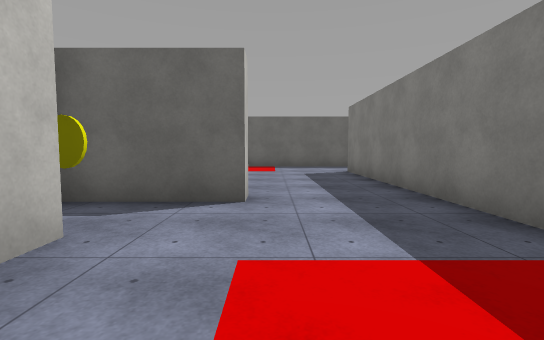
[1] (above)

22 first-person views from a walk through a 3-D level made in the Unity game engine. The camera is 1.3 m above the floor, tilts 4° down and sees 85° across. The floor is counted in squares, 2 m on a side. Each view is taken from the middle of a square. On the plan, view 1 faces up. The plan holds only what a view shows up to about 9 squares ahead; the rest is blank. The player character is not drawn. Surface patterns are stand-ins for the level's own textures.

[2]
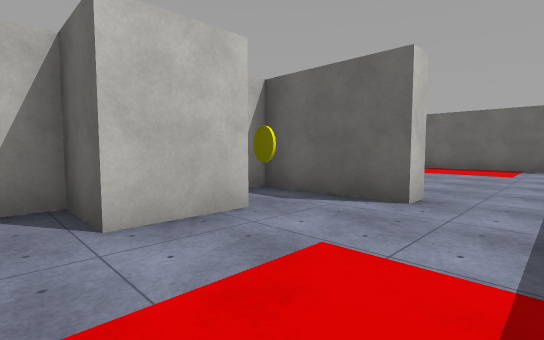

[3]
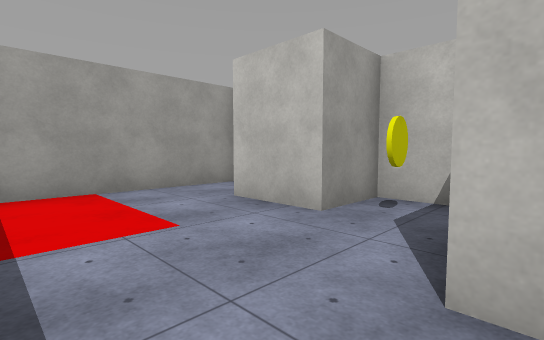

[4]
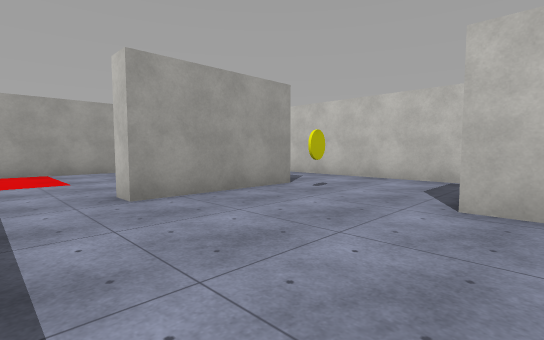

[5]
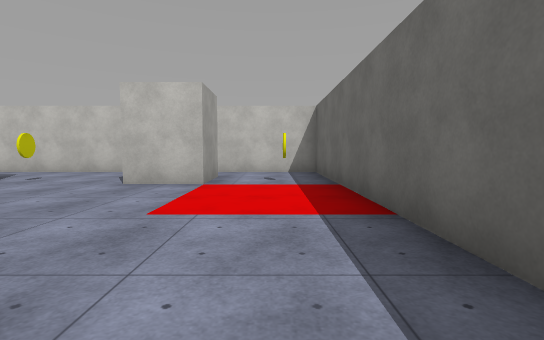

[6]
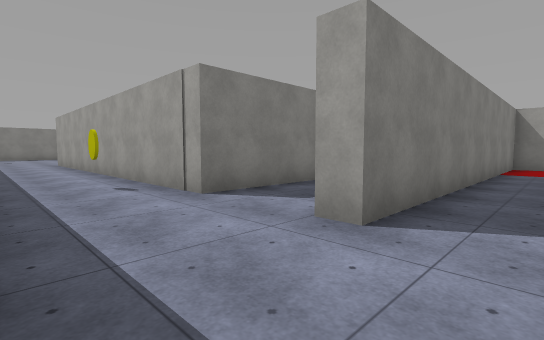

[7]
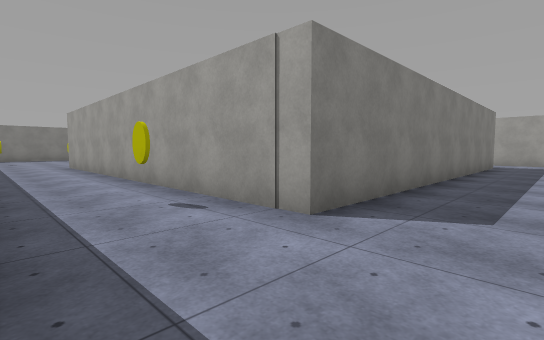

[8]
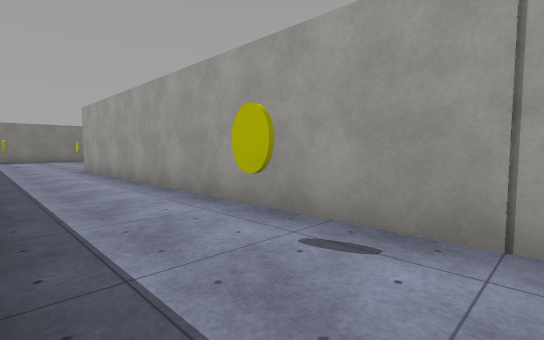

[9]
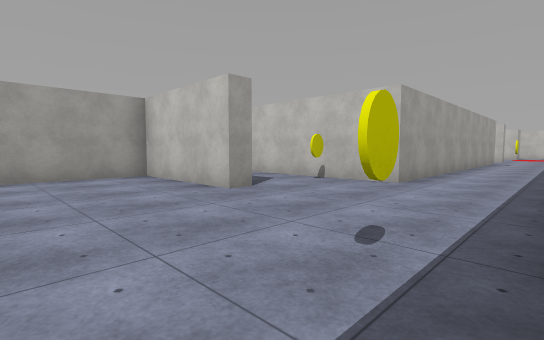

[10]
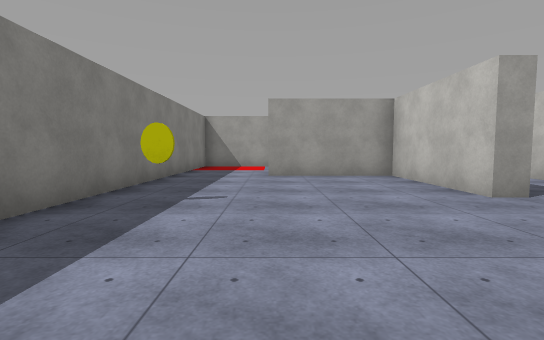

[11]
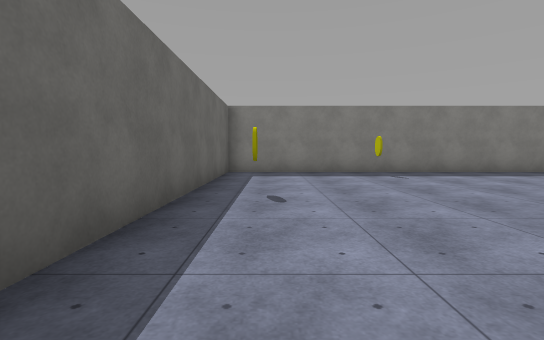

[12]
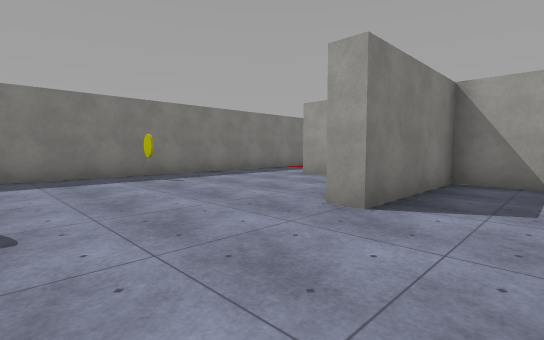

[13]
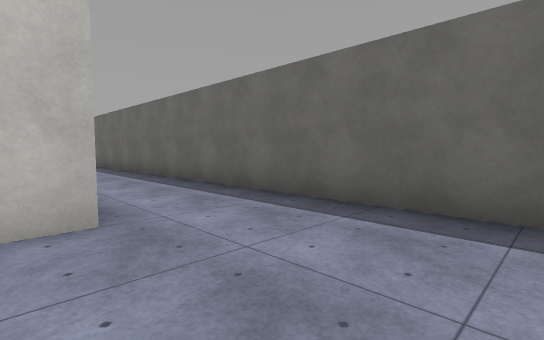

[14]
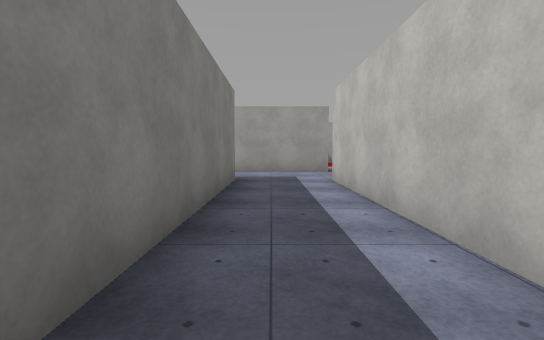

[15]
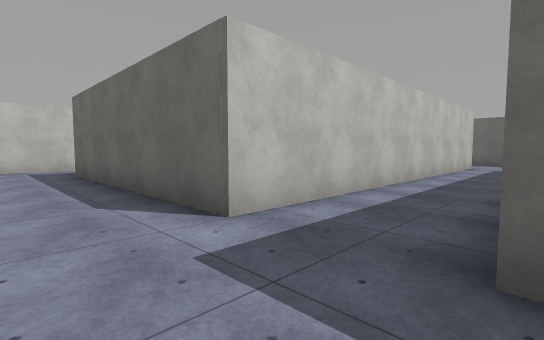

[16]
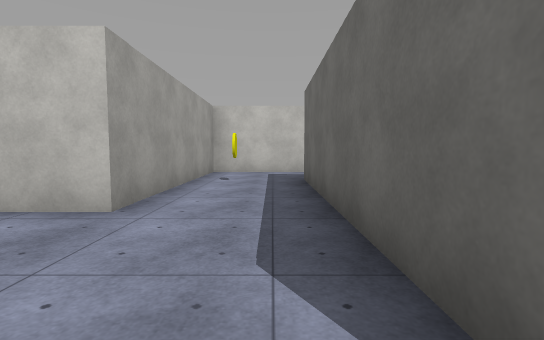

[17]
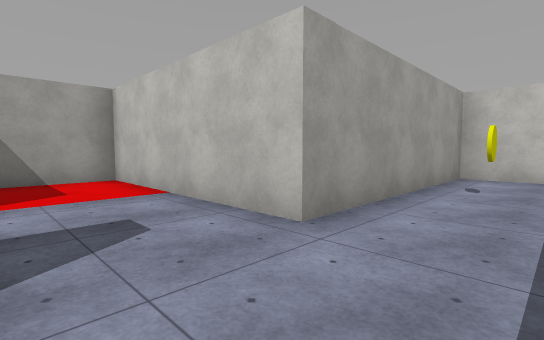

[18]
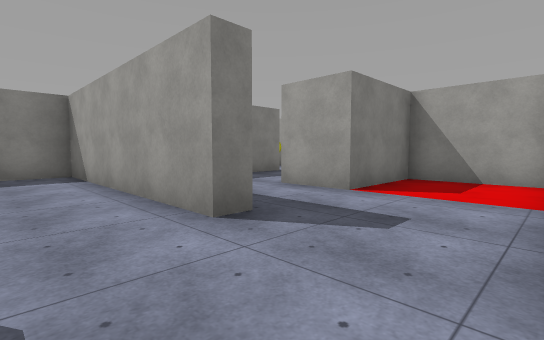

[19]
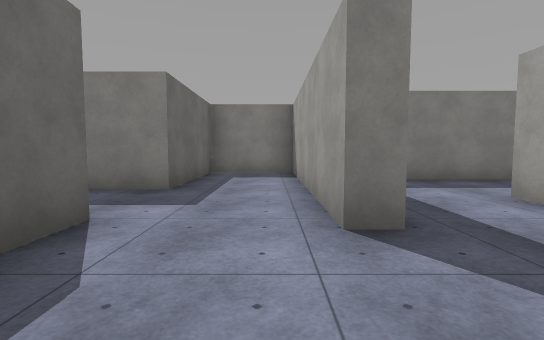

[20]
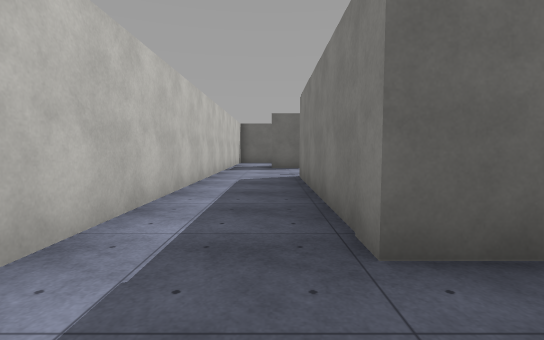

[21]
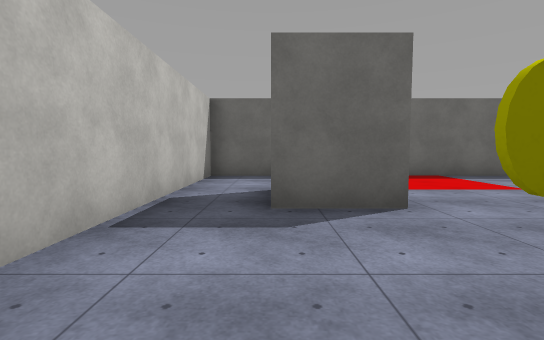

[22]
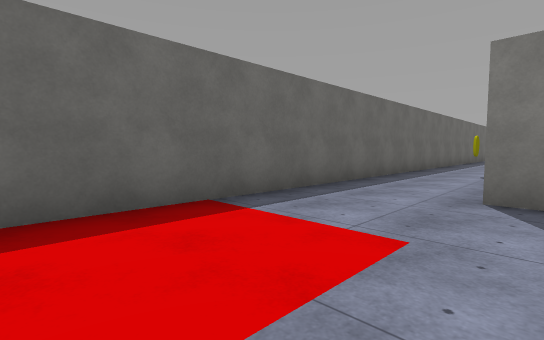

### Floor plan
Points are (right, up) in squares from view 1. A wall is a line through its corners. A room is listed if a view was taken in it or the views show most of it. See-through windows are left out.
Room 1 (views 1, 2)
walls: (-0.3, 3.7) (-2.8, 3.7) (-2.8, 0.1); (-2.8, -0.8) (2, -0.8); (2.2, -0.5) (2.2, 3.5)
ways out: opening at (0.5, 4) to room 2
objects: other object (-2, 1) to (-2, 2); yellow coin (-2, 3)
Room 2 (views 3, 4, 5, 6, 7, 8, 9, 10, 11, 12, 13, 14, 15, 16, 17, 18, 19, 20, 21, 22)
walls: (2.7, 7.5) (2.7, -1.3) (-3.4, -1.3) (-3.4, 4.2) (-0.3, 4.2) (-0.3, 3.7); (2.2, 3.5) (2.2, 8.7) (2.8, 8.7); (16.2, 3.7) (17.5, 3.7) (17.5, 7) (18, 7) (18, 3.7) (21.1, 3.7); (2.2, -4.1) (2.2, -3.7) (8.2, -3.7) (8.2, -1.3) (4.8, -1.3) (4.8, 8.7) (15.3, 8.7) (15.3, 4.4); (23.5, 2) (23.5, 11.3) (-5.5, 11.3) (-5.5, -3.7) (0, -3.7)
ways out: opening at (0.5, 4) to room 1; opening at (1.5, -4); opening at (22.5, 3)
objects: other object (-4, 8) to (-3, 8); yellow coin (-3, -3); yellow coin (-3, 5); other object (-3, 10); yellow coin (7, 10); yellow coin (16, 7); yellow coin (19, 10); yellow coin (22, 7)

Where each view was taken, in squares from view 1:
view 1: 0 up, 0 right, facing up
view 2: 0 up, 1 right, facing up-left
view 3: 4 up, 1 right, facing down-left
view 4: 8 up, 1 right, facing down-left
view 5: 10 up, 3 right, facing left
view 6: 11 up, 1 right, facing down-right
view 7: 11 up, 3 right, facing down-right
view 8: 11 up, 5 right, facing down-right
view 9: 11 up, 21 right, facing down-left
view 10: 11 up, 21 right, facing down
view 11: 10 up, 15 right, facing right
view 12: 10 up, 16 right, facing down-right
view 13: 8 up, 18 right, facing up-left
view 14: 5 up, 4 right, facing down
view 15: 3 down, 5 right, facing up-left
view 16: 2 down, 3 right, facing left
view 17: 2 down, 2 right, facing down-left
view 18: 2 down, 0 right, facing down-right
view 19: 3 down, 0 right, facing right
view 20: 3 down, 4 left, facing up
view 21: 4 up, 4 left, facing up
view 22: 8 up, 2 left, facing up-right
